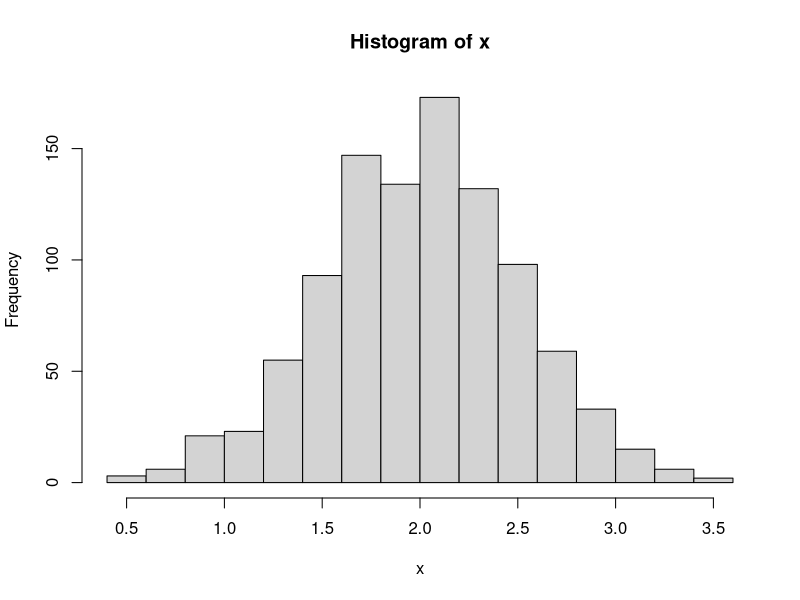
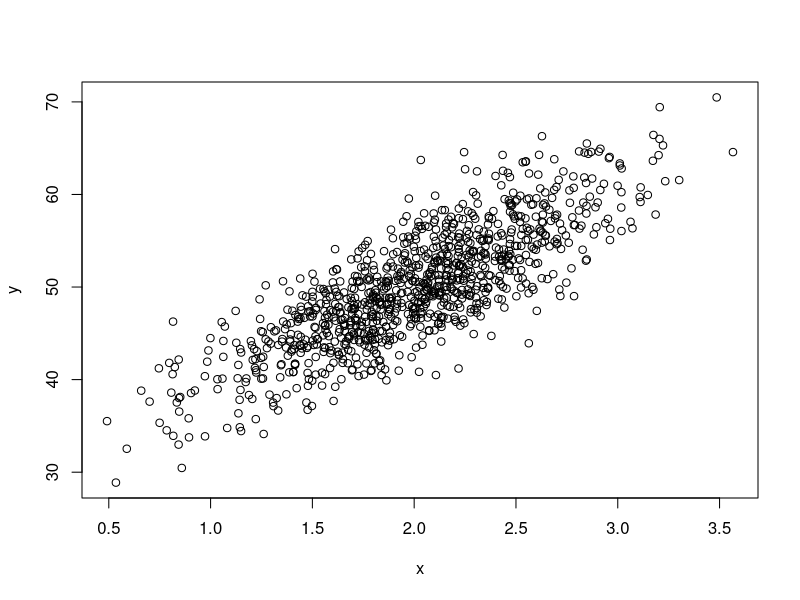

These figures' R source, in order:
## ---- chunk 1
knitr::opts_chunk$set(echo = TRUE)
library(tidyverse)
## ---- chunk 2
x <- rnorm(1000, m = 2, sd = 0.5)

df_residuals <-  rnorm(1000, m = 0, sd = 3.9)

hist(x)
## ---- chunk 3
y = 30 + 10*x+ rnorm(1000, m = 0, sd = 3.9)
plot(x,y)
